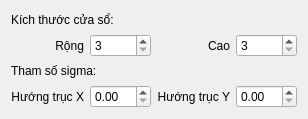
<ui version="4.0">
 <class>GaussianWidget</class>
 <widget class="QWidget" name="GaussianWidget">
  <property name="geometry">
   <rect>
    <x>0</x>
    <y>0</y>
    <width>308</width>
    <height>119</height>
   </rect>
  </property>
  <property name="windowTitle">
   <string>GaussianWidget</string>
  </property>
  <layout class="QGridLayout" name="gridLayout">
   <item row="0" column="0" colspan="4">
    <widget class="QLabel" name="label_3">
     <property name="text">
      <string>Kích thước cửa sổ:</string>
     </property>
    </widget>
   </item>
   <item row="1" column="0">
    <widget class="QLabel" name="label">
     <property name="text">
      <string>Rộng</string>
     </property>
     <property name="alignment">
      <set>Qt::AlignRight|Qt::AlignTrailing|Qt::AlignVCenter</set>
     </property>
    </widget>
   </item>
   <item row="1" column="1">
    <widget class="QSpinBox" name="rowSbx">
     <property name="minimum">
      <number>3</number>
     </property>
     <property name="maximum">
      <number>15</number>
     </property>
     <property name="singleStep">
      <number>2</number>
     </property>
    </widget>
   </item>
   <item row="1" column="2">
    <widget class="QLabel" name="label_2">
     <property name="text">
      <string>Cao</string>
     </property>
     <property name="alignment">
      <set>Qt::AlignRight|Qt::AlignTrailing|Qt::AlignVCenter</set>
     </property>
    </widget>
   </item>
   <item row="1" column="3">
    <widget class="QSpinBox" name="colSbx">
     <property name="minimum">
      <number>3</number>
     </property>
     <property name="maximum">
      <number>15</number>
     </property>
     <property name="singleStep">
      <number>2</number>
     </property>
    </widget>
   </item>
   <item row="2" column="0" colspan="4">
    <widget class="QLabel" name="label_4">
     <property name="text">
      <string>Tham số sigma:</string>
     </property>
    </widget>
   </item>
   <item row="3" column="0">
    <widget class="QLabel" name="label_7">
     <property name="text">
      <string>Hướng trục X</string>
     </property>
     <property name="alignment">
      <set>Qt::AlignRight|Qt::AlignTrailing|Qt::AlignVCenter</set>
     </property>
    </widget>
   </item>
   <item row="3" column="1">
    <widget class="QDoubleSpinBox" name="sigmaXSbx">
     <property name="singleStep">
      <double>0.100000000000000</double>
     </property>
    </widget>
   </item>
   <item row="3" column="2">
    <widget class="QLabel" name="label_6">
     <property name="text">
      <string>Hướng trục Y</string>
     </property>
     <property name="alignment">
      <set>Qt::AlignRight|Qt::AlignTrailing|Qt::AlignVCenter</set>
     </property>
    </widget>
   </item>
   <item row="3" column="3">
    <widget class="QDoubleSpinBox" name="sigmaYSbx">
     <property name="singleStep">
      <double>0.100000000000000</double>
     </property>
    </widget>
   </item>
  </layout>
 </widget>
 <layoutdefault spacing="6" margin="11"/>
 <resources/>
 <connections/>
</ui>
